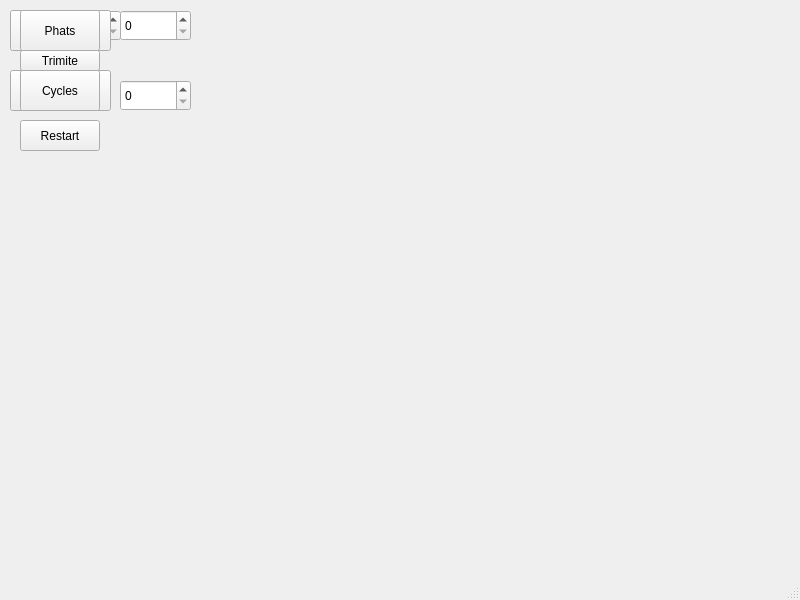
<?xml version="1.0" encoding="UTF-8"?>
<ui version="4.0">
 <class>MainWindow</class>
 <widget class="QMainWindow" name="MainWindow">
  <property name="geometry">
   <rect>
    <x>0</x>
    <y>0</y>
    <width>800</width>
    <height>600</height>
   </rect>
  </property>
  <property name="windowTitle">
   <string>MainWindow</string>
  </property>
  <widget class="QWidget" name="centralwidget">
   <widget class="QSpinBox" name="spinBox">
    <property name="geometry">
     <rect>
      <x>10</x>
      <y>10</y>
      <width>111</width>
      <height>31</height>
     </rect>
    </property>
    <property name="minimum">
     <number>2</number>
    </property>
    <property name="maximum">
     <number>20</number>
    </property>
   </widget>
   <widget class="QPushButton" name="pushButton">
    <property name="geometry">
     <rect>
      <x>20</x>
      <y>50</y>
      <width>80</width>
      <height>21</height>
     </rect>
    </property>
    <property name="text">
     <string>Trimite</string>
    </property>
   </widget>
   <widget class="QPushButton" name="pushButton_2">
    <property name="geometry">
     <rect>
      <x>10</x>
      <y>10</y>
      <width>101</width>
      <height>41</height>
     </rect>
    </property>
    <property name="text">
     <string>Send</string>
    </property>
   </widget>
   <widget class="QPushButton" name="pushButton_3">
    <property name="geometry">
     <rect>
      <x>10</x>
      <y>70</y>
      <width>101</width>
      <height>41</height>
     </rect>
    </property>
    <property name="text">
     <string>Send</string>
    </property>
   </widget>
   <widget class="QSpinBox" name="spinBox_2">
    <property name="geometry">
     <rect>
      <x>120</x>
      <y>10</y>
      <width>71</width>
      <height>31</height>
     </rect>
    </property>
   </widget>
   <widget class="QSpinBox" name="spinBox_3">
    <property name="geometry">
     <rect>
      <x>120</x>
      <y>80</y>
      <width>71</width>
      <height>31</height>
     </rect>
    </property>
   </widget>
   <widget class="QPushButton" name="pushButton_5">
    <property name="geometry">
     <rect>
      <x>20</x>
      <y>120</y>
      <width>80</width>
      <height>31</height>
     </rect>
    </property>
    <property name="text">
     <string>Restart</string>
    </property>
   </widget>
   <widget class="QPushButton" name="pushButton_6">
    <property name="geometry">
     <rect>
      <x>20</x>
      <y>70</y>
      <width>80</width>
      <height>41</height>
     </rect>
    </property>
    <property name="text">
     <string>Cycles</string>
    </property>
   </widget>
   <widget class="QPushButton" name="pushButton_4">
    <property name="geometry">
     <rect>
      <x>20</x>
      <y>10</y>
      <width>80</width>
      <height>41</height>
     </rect>
    </property>
    <property name="text">
     <string>Phats</string>
    </property>
   </widget>
  </widget>
  <widget class="QMenuBar" name="menubar">
   <property name="geometry">
    <rect>
     <x>0</x>
     <y>0</y>
     <width>800</width>
     <height>20</height>
    </rect>
   </property>
  </widget>
  <widget class="QStatusBar" name="statusbar"/>
 </widget>
 <resources/>
 <connections/>
</ui>
